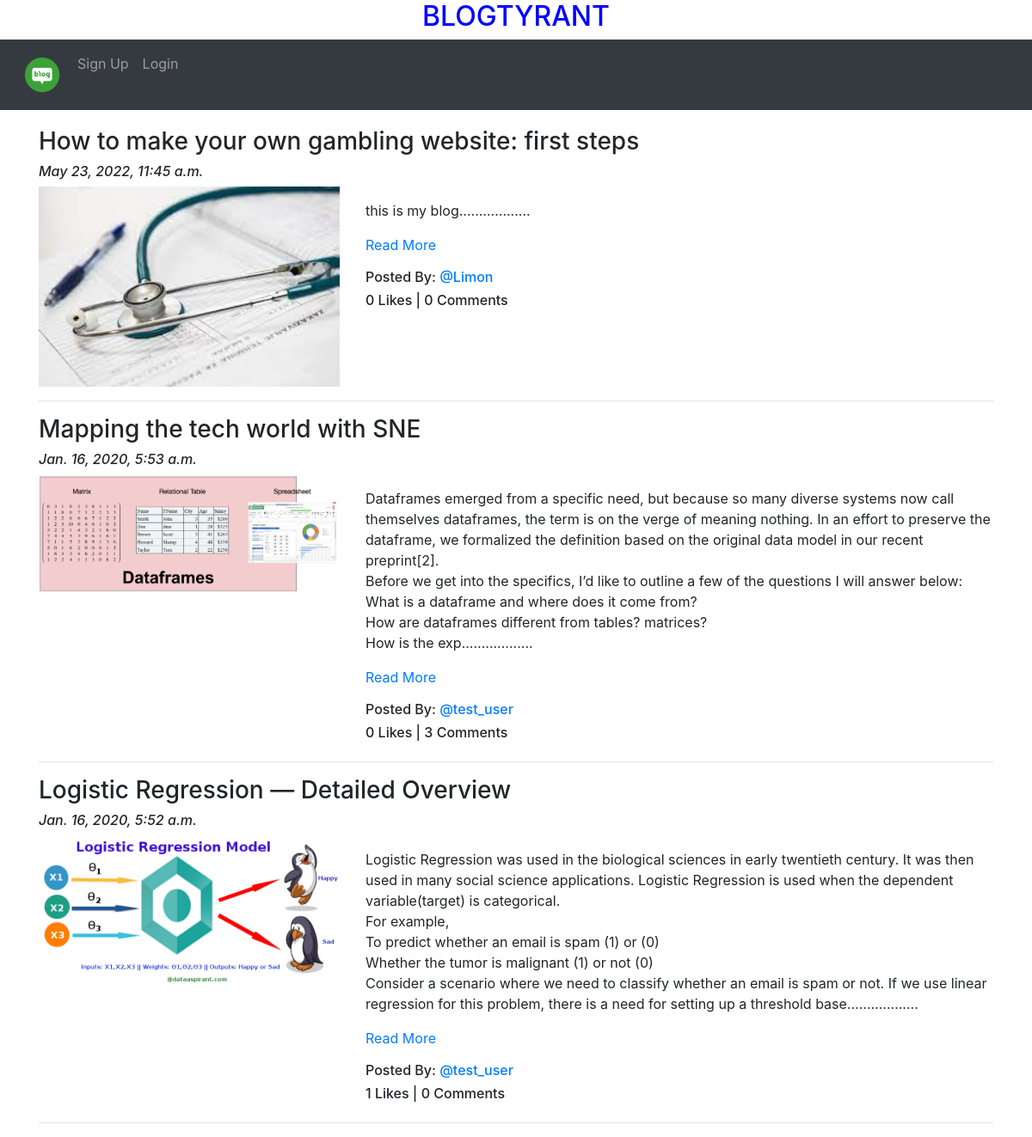
Screenshot of /blog/ with the database file from the repository.
### App_Blog/models.py (models this page shows, shortened)
class Blog(models.Model):
    author = models.ForeignKey(User, on_delete=models.CASCADE, related_name='post_author')
    blog_title = models.CharField(max_length=264, verbose_name="Put a Title")
    slug = models.SlugField(max_length=264, unique=True)
    blog_content = models.TextField(verbose_name="What is on your mind?")
    blog_image = models.ImageField(upload_to='blog_images', verbose_name="Image")
    publish_date = models.DateTimeField(auto_now_add=True)
    update_date = models.DateTimeField(auto_now=True)
    class Meta:
        ordering = ['-publish_date',]

### App_Blog/views.py (the view)
# urls.py: path('', views.BlogList.as_view(), name='blog_list'),
class BlogList(ListView):
    context_object_name = 'blogs'
    model = Blog
    template_name = 'App_Blog/blog_list.html'

### App_Blog/templatetags/custom_filters.py (called while the page is built)
def range_filter(value):
    return value[0:500] + ".................."

### templates/App_Blog/blog_list.html (shortened to what this page needs)
{% extends 'base.html' %}
{% load custom_filters %}
{% block body_block %}
{% for blog in blogs %}
<h3>{{blog.blog_title}}</h3>
<h6><i>{{blog.publish_date}}</i></h6>
<div class="row">
  <div class="col-sm-4">
    <img src="/media/{{blog.blog_image}}" alt="{{blog.blog_title}}" title="{{blog.blog_title}}" width="100%">
  </div>
  <div class="col-sm-8">
    <p>{{blog.blog_content|range_filter|linebreaks}} <a href="{% url 'App_Blog:blog_details' slug=blog.slug %}">Read More</a></p>
    <h6>Posted By: <a href="#">@{{blog.author}}</a></h6>
    <h6>{{blog.liked_blog.count}} Likes | {{blog.blog_comment.count }} Comments </h6>
  </div>
</div>
<hr>
{% endfor %}
{% endblock %}

### templates/base.html (shortened to what this page needs)
<!DOCTYPE html>
{% load static %}
<html lang="en" dir="ltr">
<head>
  <link rel="stylesheet" href="https://maxcdn.bootstrapcdn.com/bootstrap/4.4.1/css/bootstrap.min.css">
  <link href="https://maxcdn.bootstrapcdn.com/font-awesome/4.7.0/css/font-awesome.min.css" rel="stylesheet">
</head>
<body>
  <h2 style="text-align:center;color:blue;">BLOGTYRANT</h2>
  <nav class="navbar navbar-expand-sm bg-dark navbar-dark">
    <ul class="navbar-nav">
      <li class="nav-item active">
        <a class="nav-link" href="{% url 'index' %}"><img src="/media/logo.png" width="50px"></a>
      </li>
      {% if user.is_authenticated %}
      <div class="nav-item dropdown">
        <a class="nav-link dropdown-toggle" href="#" id="navbardrop" data-toggle="dropdown">
          @{{user.username}}
        </a>
        <div class="dropdown-menu">
          <a class="dropdown-item" href="{% url 'App_Blog:create_blog' %}">Write Blog</a>
          <a class="dropdown-item" href="{% url 'App_Blog:my_blogs' %}">My Blogs</a>
          <a class="dropdown-item" href="{% url 'App_Login:profile' %}">Your Profile</a>
          <hr>
          <a class="dropdown-item" href="{% url 'App_Login:logout' %}">Logout</a>
        </div>
      </div>
      {% else %}
      <li class="nav-item">
        <a class="nav-link" href="{% url 'App_Login:signup' %}">Sign Up</a>
      </li>
      <li class="nav-item">
        <a class="nav-link" href="{% url 'App_Login:login' %}">Login</a>
      </li>
      {% endif %}
    </ul>
  </nav>
  <div class="container" style="padding-top:20px">
    {% block body_block %}
    {% endblock %}
  </div>
</body>
</html>

### rows the page displays
Blog: blog_title "How to make your own gambling website: first steps", publish_date "May 23, 2022, 11:45 a.m.", blog_image (picture), blog_content|range_filter "this is my blog..................", author "Limon", liked_blog.count "0", blog_comment.count "0"
Blog: blog_title "Mapping the tech world with SNE", publish_date "Jan. 16, 2020, 5:53 a.m.", blog_image (picture), blog_content|range_filter "Dataframes emerged from a specific need, but because so many diverse systems now call themselves dataframes, the term is on the verge of meaning nothing. In an effort to preserve the dataframe, we formalized the definition based on the original data model in our recent preprint[2]. Before we get into the specifics, I’d like to outline a few of the questions I will answer below: What is a dataframe and where does it come from? How are dataframes different from tables? matrices? How is the exp..................", author "test_user", liked_blog.count "0", blog_comment.count "3"
Blog: blog_title "Logistic Regression — Detailed Overview", publish_date "Jan. 16, 2020, 5:52 a.m.", blog_image (picture), blog_content|range_filter "Logistic Regression was used in the biological sciences in early twentieth century. It was then used in many social science applications. Logistic Regression is used when the dependent variable(target) is categorical. For example, To predict whether an email is spam (1) or (0) Whether the tumor is malignant (1) or not (0) Consider a scenario where we need to classify whether an email is spam or not. If we use linear regression for this problem, there is a need for setting up a threshold base..................", author "test_user", liked_blog.count "1", blog_comment.count "0"
